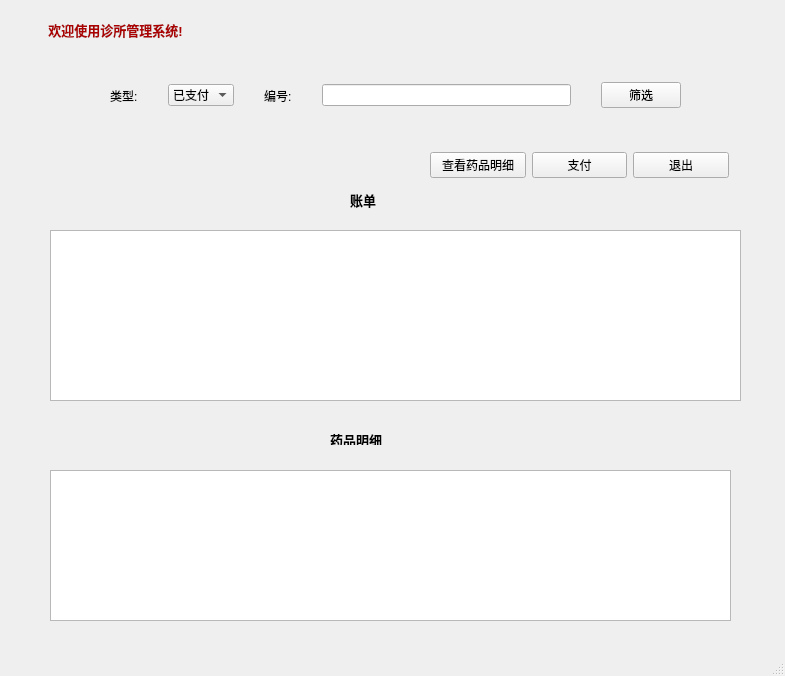
<?xml version="1.0" encoding="UTF-8"?>
<ui version="4.0">
 <class>Bill</class>
 <widget class="QMainWindow" name="Bill">
  <property name="geometry">
   <rect>
    <x>0</x>
    <y>0</y>
    <width>785</width>
    <height>676</height>
   </rect>
  </property>
  <property name="windowTitle">
   <string>诊所管理系统</string>
  </property>
  <widget class="QWidget" name="centralwidget">
   <widget class="QLabel" name="label_4">
    <property name="geometry">
     <rect>
      <x>350</x>
      <y>180</y>
      <width>51</width>
      <height>41</height>
     </rect>
    </property>
    <property name="text">
     <string>&lt;html&gt;&lt;head/&gt;&lt;body&gt;&lt;p&gt;&lt;span style=&quot; font-size:10pt; font-weight:600;&quot;&gt;账单&lt;/span&gt;&lt;/p&gt;&lt;/body&gt;&lt;/html&gt;</string>
    </property>
   </widget>
   <widget class="QTableView" name="tableView">
    <property name="geometry">
     <rect>
      <x>50</x>
      <y>230</y>
      <width>691</width>
      <height>171</height>
     </rect>
    </property>
   </widget>
   <widget class="QLabel" name="label_5">
    <property name="geometry">
     <rect>
      <x>330</x>
      <y>430</y>
      <width>72</width>
      <height>15</height>
     </rect>
    </property>
    <property name="text">
     <string>&lt;html&gt;&lt;head/&gt;&lt;body&gt;&lt;p&gt;&lt;span style=&quot; font-size:10pt; font-weight:600;&quot;&gt;药品明细&lt;/span&gt;&lt;/p&gt;&lt;/body&gt;&lt;/html&gt;</string>
    </property>
   </widget>
   <widget class="QTableView" name="tableView_2">
    <property name="geometry">
     <rect>
      <x>50</x>
      <y>470</y>
      <width>681</width>
      <height>151</height>
     </rect>
    </property>
   </widget>
   <widget class="QWidget" name="layoutWidget">
    <property name="geometry">
     <rect>
      <x>60</x>
      <y>60</y>
      <width>671</width>
      <height>71</height>
     </rect>
    </property>
    <layout class="QHBoxLayout" name="horizontalLayout">
     <property name="spacing">
      <number>30</number>
     </property>
     <property name="leftMargin">
      <number>50</number>
     </property>
     <property name="topMargin">
      <number>20</number>
     </property>
     <property name="rightMargin">
      <number>50</number>
     </property>
     <property name="bottomMargin">
      <number>20</number>
     </property>
     <item>
      <widget class="QLabel" name="label_2">
       <property name="text">
        <string>类型:</string>
       </property>
      </widget>
     </item>
     <item>
      <widget class="QComboBox" name="comboBox">
       <item>
        <property name="text">
         <string>已支付</string>
        </property>
       </item>
       <item>
        <property name="text">
         <string>未支付</string>
        </property>
       </item>
      </widget>
     </item>
     <item>
      <widget class="QLabel" name="label_3">
       <property name="text">
        <string>编号:</string>
       </property>
      </widget>
     </item>
     <item>
      <widget class="QLineEdit" name="lineEdit"/>
     </item>
     <item>
      <widget class="QPushButton" name="pushButton">
       <property name="text">
        <string>筛选</string>
       </property>
      </widget>
     </item>
    </layout>
   </widget>
   <widget class="QWidget" name="layoutWidget">
    <property name="geometry">
     <rect>
      <x>430</x>
      <y>150</y>
      <width>299</width>
      <height>30</height>
     </rect>
    </property>
    <layout class="QHBoxLayout" name="horizontalLayout_2">
     <item>
      <widget class="QPushButton" name="pushButton_2">
       <property name="text">
        <string>查看药品明细</string>
       </property>
      </widget>
     </item>
     <item>
      <widget class="QPushButton" name="pushButton_3">
       <property name="text">
        <string>支付</string>
       </property>
      </widget>
     </item>
     <item>
      <widget class="QPushButton" name="pushButton_4">
       <property name="text">
        <string>退出</string>
       </property>
      </widget>
     </item>
    </layout>
    <zorder>pushButton_3</zorder>
    <zorder>pushButton_2</zorder>
    <zorder>pushButton_4</zorder>
   </widget>
   <widget class="QLabel" name="label">
    <property name="geometry">
     <rect>
      <x>10</x>
      <y>10</y>
      <width>211</width>
      <height>41</height>
     </rect>
    </property>
    <property name="text">
     <string>&lt;html&gt;&lt;head/&gt;&lt;body&gt;&lt;p align=&quot;center&quot;&gt;&lt;span style=&quot; font-size:10pt; font-weight:600; color:#aa0000;&quot;&gt;欢迎使用诊所管理系统!&lt;/span&gt;&lt;/p&gt;&lt;/body&gt;&lt;/html&gt;</string>
    </property>
   </widget>
  </widget>
  <widget class="QStatusBar" name="statusbar"/>
 </widget>
 <resources/>
 <connections/>
</ui>
